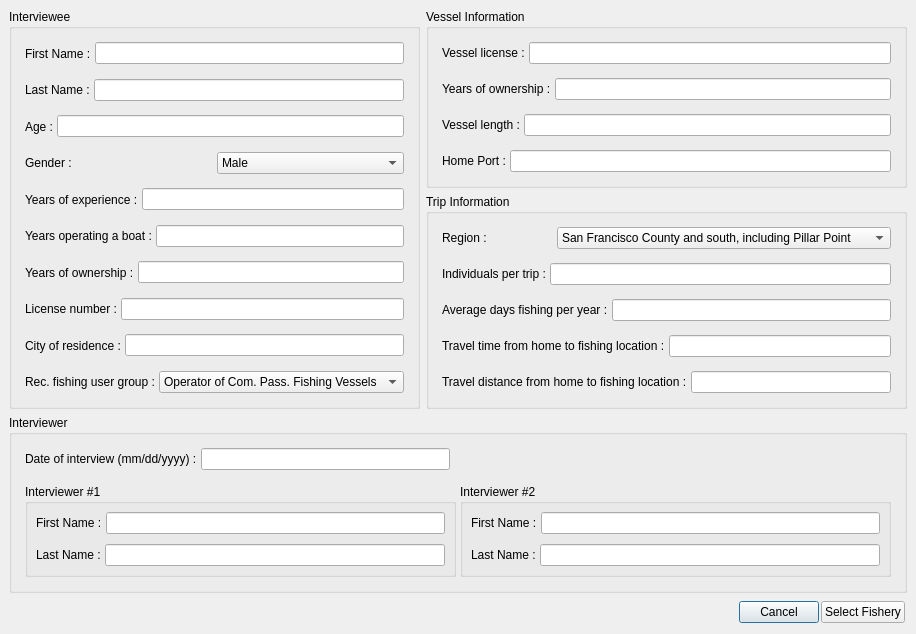
<ui version="4.0" >
 <author>Aaron Racicot</author>
 <class>InterviewStart</class>
 <widget class="QDialog" name="InterviewStart" >
  <property name="geometry" >
   <rect>
    <x>0</x>
    <y>0</y>
    <width>864</width>
    <height>625</height>
   </rect>
  </property>
  <property name="windowTitle" >
   <string>OpenOceanMap - Interview</string>
  </property>
  <layout class="QGridLayout" >
   <property name="margin" >
    <number>9</number>
   </property>
   <property name="spacing" >
    <number>6</number>
   </property>
   <item row="3" column="0" colspan="2" >
    <widget class="QWidget" native="1" name="button_box" >
     <layout class="QHBoxLayout" >
      <property name="margin" >
       <number>2</number>
      </property>
      <property name="spacing" >
       <number>2</number>
      </property>
      <item>
       <spacer>
        <property name="orientation" >
         <enum>Qt::Horizontal</enum>
        </property>
        <property name="sizeHint" >
         <size>
          <width>40</width>
          <height>20</height>
         </size>
        </property>
       </spacer>
      </item>
      <item>
       <widget class="QPushButton" name="pbnCancel" >
        <property name="text" >
         <string>Cancel</string>
        </property>
       </widget>
      </item>
      <item>
       <widget class="QPushButton" name="pbnSelectFishery" >
        <property name="text" >
         <string>Select Fishery</string>
        </property>
       </widget>
      </item>
     </layout>
    </widget>
   </item>
   <item row="2" column="0" colspan="2" >
    <widget class="QGroupBox" name="interviewer" >
     <property name="title" >
      <string>Interviewer</string>
     </property>
     <layout class="QVBoxLayout" >
      <property name="margin" >
       <number>9</number>
      </property>
      <property name="spacing" >
       <number>6</number>
      </property>
      <item>
       <widget class="QWidget" native="1" name="date" >
        <layout class="QHBoxLayout" >
         <property name="margin" >
          <number>4</number>
         </property>
         <property name="spacing" >
          <number>4</number>
         </property>
         <item>
          <widget class="QLabel" name="date_text" >
           <property name="text" >
            <string>Date of interview (mm/dd/yyyy) :</string>
           </property>
          </widget>
         </item>
         <item>
          <widget class="QLineEdit" name="date_line" >
           <property name="enabled" >
            <bool>true</bool>
           </property>
           <property name="minimumSize" >
            <size>
             <width>200</width>
             <height>0</height>
            </size>
           </property>
           <property name="text" >
            <string/>
           </property>
          </widget>
         </item>
         <item>
          <spacer>
           <property name="orientation" >
            <enum>Qt::Horizontal</enum>
           </property>
           <property name="sizeHint" >
            <size>
             <width>441</width>
             <height>20</height>
            </size>
           </property>
          </spacer>
         </item>
        </layout>
       </widget>
      </item>
      <item>
       <widget class="QWidget" native="1" name="widget" >
        <layout class="QHBoxLayout" >
         <property name="margin" >
          <number>4</number>
         </property>
         <property name="spacing" >
          <number>4</number>
         </property>
         <item>
          <widget class="QGroupBox" name="interviewer_1" >
           <property name="title" >
            <string>Interviewer #1</string>
           </property>
           <layout class="QVBoxLayout" >
            <property name="margin" >
             <number>4</number>
            </property>
            <property name="spacing" >
             <number>2</number>
            </property>
            <item>
             <widget class="QWidget" native="1" name="interviewer1_first_name" >
              <layout class="QHBoxLayout" >
               <property name="margin" >
                <number>4</number>
               </property>
               <property name="spacing" >
                <number>4</number>
               </property>
               <item>
                <widget class="QLabel" name="interviewer1_first_name_text" >
                 <property name="text" >
                  <string>First Name :</string>
                 </property>
                </widget>
               </item>
               <item>
                <widget class="QLineEdit" name="interviewer1_first_name_line" >
                 <property name="enabled" >
                  <bool>true</bool>
                 </property>
                 <property name="minimumSize" >
                  <size>
                   <width>200</width>
                   <height>0</height>
                  </size>
                 </property>
                 <property name="text" >
                  <string/>
                 </property>
                </widget>
               </item>
              </layout>
             </widget>
            </item>
            <item>
             <widget class="QWidget" native="1" name="interviewer1_last_name" >
              <layout class="QHBoxLayout" >
               <property name="margin" >
                <number>4</number>
               </property>
               <property name="spacing" >
                <number>4</number>
               </property>
               <item>
                <widget class="QLabel" name="interviewer1_last_name_text" >
                 <property name="text" >
                  <string>Last Name :</string>
                 </property>
                </widget>
               </item>
               <item>
                <widget class="QLineEdit" name="interviewer1_last_name_line" >
                 <property name="enabled" >
                  <bool>true</bool>
                 </property>
                 <property name="minimumSize" >
                  <size>
                   <width>200</width>
                   <height>0</height>
                  </size>
                 </property>
                 <property name="text" >
                  <string/>
                 </property>
                </widget>
               </item>
              </layout>
             </widget>
            </item>
           </layout>
          </widget>
         </item>
         <item>
          <widget class="QGroupBox" name="interviewer_2" >
           <property name="title" >
            <string>Interviewer #2</string>
           </property>
           <layout class="QVBoxLayout" >
            <property name="margin" >
             <number>4</number>
            </property>
            <property name="spacing" >
             <number>2</number>
            </property>
            <item>
             <widget class="QWidget" native="1" name="interviewer2_first_name" >
              <layout class="QHBoxLayout" >
               <property name="margin" >
                <number>4</number>
               </property>
               <property name="spacing" >
                <number>4</number>
               </property>
               <item>
                <widget class="QLabel" name="interviewer2_first_name_text" >
                 <property name="text" >
                  <string>First Name :</string>
                 </property>
                </widget>
               </item>
               <item>
                <widget class="QLineEdit" name="interviewer2_first_name_line" >
                 <property name="enabled" >
                  <bool>true</bool>
                 </property>
                 <property name="minimumSize" >
                  <size>
                   <width>200</width>
                   <height>0</height>
                  </size>
                 </property>
                 <property name="text" >
                  <string/>
                 </property>
                </widget>
               </item>
              </layout>
             </widget>
            </item>
            <item>
             <widget class="QWidget" native="1" name="interviewer2_last_name" >
              <layout class="QHBoxLayout" >
               <property name="margin" >
                <number>4</number>
               </property>
               <property name="spacing" >
                <number>4</number>
               </property>
               <item>
                <widget class="QLabel" name="interviewer2_last_name_text" >
                 <property name="text" >
                  <string>Last Name :</string>
                 </property>
                </widget>
               </item>
               <item>
                <widget class="QLineEdit" name="interviewer2_last_name_line" >
                 <property name="enabled" >
                  <bool>true</bool>
                 </property>
                 <property name="minimumSize" >
                  <size>
                   <width>200</width>
                   <height>0</height>
                  </size>
                 </property>
                 <property name="text" >
                  <string/>
                 </property>
                </widget>
               </item>
              </layout>
             </widget>
            </item>
           </layout>
          </widget>
         </item>
        </layout>
       </widget>
      </item>
     </layout>
    </widget>
   </item>
   <item rowspan="2" row="0" column="0" >
    <widget class="QGroupBox" name="interviewee" >
     <property name="title" >
      <string>Interviewee</string>
     </property>
     <layout class="QVBoxLayout" >
      <property name="margin" >
       <number>9</number>
      </property>
      <property name="spacing" >
       <number>6</number>
      </property>
      <item>
       <widget class="QWidget" native="1" name="interviewee_first_name" >
        <layout class="QHBoxLayout" >
         <property name="margin" >
          <number>4</number>
         </property>
         <property name="spacing" >
          <number>4</number>
         </property>
         <item>
          <widget class="QLabel" name="interviewee_first_name_text" >
           <property name="text" >
            <string>First Name :</string>
           </property>
          </widget>
         </item>
         <item>
          <widget class="QLineEdit" name="interviewee_first_name_line" >
           <property name="enabled" >
            <bool>true</bool>
           </property>
           <property name="minimumSize" >
            <size>
             <width>200</width>
             <height>0</height>
            </size>
           </property>
           <property name="text" >
            <string/>
           </property>
          </widget>
         </item>
        </layout>
       </widget>
      </item>
      <item>
       <widget class="QWidget" native="1" name="interviewee_last_name" >
        <layout class="QHBoxLayout" >
         <property name="margin" >
          <number>4</number>
         </property>
         <property name="spacing" >
          <number>4</number>
         </property>
         <item>
          <widget class="QLabel" name="interviewee_last_name_text" >
           <property name="text" >
            <string>Last Name :</string>
           </property>
          </widget>
         </item>
         <item>
          <widget class="QLineEdit" name="interviewee_last_name_line" >
           <property name="enabled" >
            <bool>true</bool>
           </property>
           <property name="minimumSize" >
            <size>
             <width>200</width>
             <height>0</height>
            </size>
           </property>
           <property name="text" >
            <string/>
           </property>
          </widget>
         </item>
        </layout>
       </widget>
      </item>
      <item>
       <widget class="QWidget" native="1" name="age" >
        <layout class="QHBoxLayout" >
         <property name="margin" >
          <number>4</number>
         </property>
         <property name="spacing" >
          <number>4</number>
         </property>
         <item>
          <widget class="QLabel" name="age_text" >
           <property name="text" >
            <string>Age :</string>
           </property>
          </widget>
         </item>
         <item>
          <widget class="QLineEdit" name="age_line" >
           <property name="enabled" >
            <bool>true</bool>
           </property>
           <property name="minimumSize" >
            <size>
             <width>200</width>
             <height>0</height>
            </size>
           </property>
           <property name="text" >
            <string/>
           </property>
          </widget>
         </item>
        </layout>
       </widget>
      </item>
      <item>
       <widget class="QWidget" native="1" name="gender" >
        <layout class="QHBoxLayout" >
         <property name="margin" >
          <number>4</number>
         </property>
         <property name="spacing" >
          <number>4</number>
         </property>
         <item>
          <widget class="QLabel" name="gender_text" >
           <property name="text" >
            <string>Gender :</string>
           </property>
          </widget>
         </item>
         <item>
          <widget class="QComboBox" name="gender_comboBox" >
           <item>
            <property name="text" >
             <string>Male</string>
            </property>
           </item>
           <item>
            <property name="text" >
             <string>Female</string>
            </property>
           </item>
          </widget>
         </item>
        </layout>
       </widget>
      </item>
      <item>
       <widget class="QWidget" native="1" name="years" >
        <layout class="QHBoxLayout" >
         <property name="margin" >
          <number>4</number>
         </property>
         <property name="spacing" >
          <number>4</number>
         </property>
         <item>
          <widget class="QLabel" name="years_text" >
           <property name="text" >
            <string>Years of experience :</string>
           </property>
          </widget>
         </item>
         <item>
          <widget class="QLineEdit" name="years_line" >
           <property name="enabled" >
            <bool>true</bool>
           </property>
           <property name="minimumSize" >
            <size>
             <width>200</width>
             <height>0</height>
            </size>
           </property>
           <property name="text" >
            <string/>
           </property>
          </widget>
         </item>
        </layout>
       </widget>
      </item>
      <item>
       <widget class="QWidget" native="1" name="years_op" >
        <layout class="QHBoxLayout" >
         <property name="margin" >
          <number>4</number>
         </property>
         <property name="spacing" >
          <number>4</number>
         </property>
         <item>
          <widget class="QLabel" name="years_op_text" >
           <property name="text" >
            <string>Years operating a boat :</string>
           </property>
          </widget>
         </item>
         <item>
          <widget class="QLineEdit" name="years_op_line" >
           <property name="enabled" >
            <bool>true</bool>
           </property>
           <property name="minimumSize" >
            <size>
             <width>200</width>
             <height>0</height>
            </size>
           </property>
           <property name="text" >
            <string/>
           </property>
          </widget>
         </item>
        </layout>
       </widget>
      </item>
      <item>
       <widget class="QWidget" native="1" name="years_own" >
        <layout class="QHBoxLayout" >
         <property name="margin" >
          <number>4</number>
         </property>
         <property name="spacing" >
          <number>4</number>
         </property>
         <item>
          <widget class="QLabel" name="years_own_text" >
           <property name="text" >
            <string>Years of ownership :</string>
           </property>
          </widget>
         </item>
         <item>
          <widget class="QLineEdit" name="years_own_line" >
           <property name="enabled" >
            <bool>true</bool>
           </property>
           <property name="minimumSize" >
            <size>
             <width>200</width>
             <height>0</height>
            </size>
           </property>
           <property name="text" >
            <string/>
           </property>
          </widget>
         </item>
        </layout>
       </widget>
      </item>
      <item>
       <widget class="QWidget" native="1" name="license" >
        <layout class="QHBoxLayout" >
         <property name="margin" >
          <number>4</number>
         </property>
         <property name="spacing" >
          <number>4</number>
         </property>
         <item>
          <widget class="QLabel" name="license_text" >
           <property name="text" >
            <string>License number :</string>
           </property>
          </widget>
         </item>
         <item>
          <widget class="QLineEdit" name="license_line" >
           <property name="enabled" >
            <bool>true</bool>
           </property>
           <property name="minimumSize" >
            <size>
             <width>200</width>
             <height>0</height>
            </size>
           </property>
           <property name="text" >
            <string/>
           </property>
          </widget>
         </item>
        </layout>
       </widget>
      </item>
      <item>
       <widget class="QWidget" native="1" name="city" >
        <layout class="QHBoxLayout" >
         <property name="margin" >
          <number>4</number>
         </property>
         <property name="spacing" >
          <number>4</number>
         </property>
         <item>
          <widget class="QLabel" name="city_text" >
           <property name="text" >
            <string>City of residence :</string>
           </property>
          </widget>
         </item>
         <item>
          <widget class="QLineEdit" name="city_line" >
           <property name="enabled" >
            <bool>true</bool>
           </property>
           <property name="minimumSize" >
            <size>
             <width>200</width>
             <height>0</height>
            </size>
           </property>
           <property name="text" >
            <string/>
           </property>
          </widget>
         </item>
        </layout>
       </widget>
      </item>
      <item>
       <widget class="QWidget" native="1" name="user_group" >
        <layout class="QHBoxLayout" >
         <property name="margin" >
          <number>4</number>
         </property>
         <property name="spacing" >
          <number>4</number>
         </property>
         <item>
          <widget class="QLabel" name="user_group_text" >
           <property name="text" >
            <string>Rec. fishing user group :</string>
           </property>
          </widget>
         </item>
         <item>
          <widget class="QComboBox" name="user_group_comboBox" >
           <item>
            <property name="text" >
             <string>Operator of Com. Pass. Fishing Vessels</string>
            </property>
           </item>
           <item>
            <property name="text" >
             <string>Private boat rec. anglers</string>
            </property>
           </item>
           <item>
            <property name="text" >
             <string>Kayak-based anglers</string>
            </property>
           </item>
           <item>
            <property name="text" >
             <string>Pier and shore anglers</string>
            </property>
           </item>
          </widget>
         </item>
        </layout>
       </widget>
      </item>
     </layout>
    </widget>
   </item>
   <item row="0" column="1" >
    <widget class="QGroupBox" name="vessel_info" >
     <property name="title" >
      <string>Vessel Information</string>
     </property>
     <layout class="QVBoxLayout" >
      <property name="margin" >
       <number>9</number>
      </property>
      <property name="spacing" >
       <number>6</number>
      </property>
      <item>
       <widget class="QWidget" native="1" name="ves_license" >
        <layout class="QHBoxLayout" >
         <property name="margin" >
          <number>4</number>
         </property>
         <property name="spacing" >
          <number>4</number>
         </property>
         <item>
          <widget class="QLabel" name="ves_license_text" >
           <property name="text" >
            <string>Vessel license :</string>
           </property>
          </widget>
         </item>
         <item>
          <widget class="QLineEdit" name="ves_license_line" >
           <property name="enabled" >
            <bool>true</bool>
           </property>
           <property name="minimumSize" >
            <size>
             <width>200</width>
             <height>0</height>
            </size>
           </property>
           <property name="text" >
            <string/>
           </property>
          </widget>
         </item>
        </layout>
       </widget>
      </item>
      <item>
       <widget class="QWidget" native="1" name="years_own" >
        <layout class="QHBoxLayout" >
         <property name="margin" >
          <number>4</number>
         </property>
         <property name="spacing" >
          <number>4</number>
         </property>
         <item>
          <widget class="QLabel" name="years_own_text" >
           <property name="text" >
            <string>Years of ownership :</string>
           </property>
          </widget>
         </item>
         <item>
          <widget class="QLineEdit" name="years_own_line" >
           <property name="enabled" >
            <bool>true</bool>
           </property>
           <property name="minimumSize" >
            <size>
             <width>200</width>
             <height>0</height>
            </size>
           </property>
           <property name="text" >
            <string/>
           </property>
          </widget>
         </item>
        </layout>
       </widget>
      </item>
      <item>
       <widget class="QWidget" native="1" name="vessel_length" >
        <layout class="QHBoxLayout" >
         <property name="margin" >
          <number>4</number>
         </property>
         <property name="spacing" >
          <number>4</number>
         </property>
         <item>
          <widget class="QLabel" name="vessel_length_text" >
           <property name="text" >
            <string>Vessel length :</string>
           </property>
          </widget>
         </item>
         <item>
          <widget class="QLineEdit" name="vessel_length_line" >
           <property name="enabled" >
            <bool>true</bool>
           </property>
           <property name="minimumSize" >
            <size>
             <width>200</width>
             <height>0</height>
            </size>
           </property>
           <property name="text" >
            <string/>
           </property>
          </widget>
         </item>
        </layout>
       </widget>
      </item>
      <item>
       <widget class="QWidget" native="1" name="home_port" >
        <layout class="QHBoxLayout" >
         <property name="margin" >
          <number>4</number>
         </property>
         <property name="spacing" >
          <number>4</number>
         </property>
         <item>
          <widget class="QLabel" name="home_port_text" >
           <property name="text" >
            <string>Home Port :</string>
           </property>
          </widget>
         </item>
         <item>
          <widget class="QLineEdit" name="home_port_line" >
           <property name="enabled" >
            <bool>true</bool>
           </property>
           <property name="minimumSize" >
            <size>
             <width>200</width>
             <height>0</height>
            </size>
           </property>
           <property name="text" >
            <string/>
           </property>
          </widget>
         </item>
        </layout>
       </widget>
      </item>
     </layout>
    </widget>
   </item>
   <item row="1" column="1" >
    <widget class="QGroupBox" name="trip_info" >
     <property name="title" >
      <string>Trip Information</string>
     </property>
     <layout class="QVBoxLayout" >
      <property name="margin" >
       <number>9</number>
      </property>
      <property name="spacing" >
       <number>6</number>
      </property>
      <item>
       <widget class="QWidget" native="1" name="region" >
        <layout class="QHBoxLayout" >
         <property name="margin" >
          <number>4</number>
         </property>
         <property name="spacing" >
          <number>4</number>
         </property>
         <item>
          <widget class="QLabel" name="region_text" >
           <property name="text" >
            <string>Region :</string>
           </property>
          </widget>
         </item>
         <item>
          <widget class="QComboBox" name="region_comboBox" >
           <property name="sizeAdjustPolicy" >
            <enum>QComboBox::AdjustToContentsOnFirstShow</enum>
           </property>
           <item>
            <property name="text" >
             <string>San Francisco County and south, including Pillar Point</string>
            </property>
           </item>
           <item>
            <property name="text" >
             <string>San Francisco Bay access points to Point Reyes</string>
            </property>
           </item>
           <item>
            <property name="text" >
             <string>Point Reyes north to Alder Creek, including Bodega Bay</string>
            </property>
           </item>
          </widget>
         </item>
        </layout>
       </widget>
      </item>
      <item>
       <widget class="QWidget" native="1" name="ind_per_trip" >
        <layout class="QHBoxLayout" >
         <property name="margin" >
          <number>4</number>
         </property>
         <property name="spacing" >
          <number>4</number>
         </property>
         <item>
          <widget class="QLabel" name="ind_per_trip_text" >
           <property name="text" >
            <string>Individuals per trip :</string>
           </property>
          </widget>
         </item>
         <item>
          <widget class="QLineEdit" name="ind_per_trip_line" >
           <property name="enabled" >
            <bool>true</bool>
           </property>
           <property name="minimumSize" >
            <size>
             <width>200</width>
             <height>0</height>
            </size>
           </property>
           <property name="text" >
            <string/>
           </property>
          </widget>
         </item>
        </layout>
       </widget>
      </item>
      <item>
       <widget class="QWidget" native="1" name="days_per_year" >
        <layout class="QHBoxLayout" >
         <property name="margin" >
          <number>4</number>
         </property>
         <property name="spacing" >
          <number>4</number>
         </property>
         <item>
          <widget class="QLabel" name="days_per_year_text" >
           <property name="text" >
            <string>Average days fishing per year :</string>
           </property>
          </widget>
         </item>
         <item>
          <widget class="QLineEdit" name="days_per_year_line" >
           <property name="enabled" >
            <bool>true</bool>
           </property>
           <property name="minimumSize" >
            <size>
             <width>200</width>
             <height>0</height>
            </size>
           </property>
           <property name="text" >
            <string/>
           </property>
          </widget>
         </item>
        </layout>
       </widget>
      </item>
      <item>
       <widget class="QWidget" native="1" name="travel_time" >
        <layout class="QHBoxLayout" >
         <property name="margin" >
          <number>4</number>
         </property>
         <property name="spacing" >
          <number>4</number>
         </property>
         <item>
          <widget class="QLabel" name="travel_time_text" >
           <property name="text" >
            <string>Travel time from home to fishing location :</string>
           </property>
          </widget>
         </item>
         <item>
          <widget class="QLineEdit" name="travel_time_line" >
           <property name="enabled" >
            <bool>true</bool>
           </property>
           <property name="minimumSize" >
            <size>
             <width>200</width>
             <height>0</height>
            </size>
           </property>
           <property name="text" >
            <string/>
           </property>
          </widget>
         </item>
        </layout>
       </widget>
      </item>
      <item>
       <widget class="QWidget" native="1" name="travel_distance" >
        <layout class="QHBoxLayout" >
         <property name="margin" >
          <number>4</number>
         </property>
         <property name="spacing" >
          <number>4</number>
         </property>
         <item>
          <widget class="QLabel" name="travel_distance_text" >
           <property name="text" >
            <string>Travel distance from home to fishing location :</string>
           </property>
          </widget>
         </item>
         <item>
          <widget class="QLineEdit" name="travel_distance_line" >
           <property name="enabled" >
            <bool>true</bool>
           </property>
           <property name="minimumSize" >
            <size>
             <width>200</width>
             <height>0</height>
            </size>
           </property>
           <property name="text" >
            <string/>
           </property>
          </widget>
         </item>
        </layout>
       </widget>
      </item>
     </layout>
    </widget>
   </item>
  </layout>
 </widget>
 <resources/>
 <connections/>
</ui>
